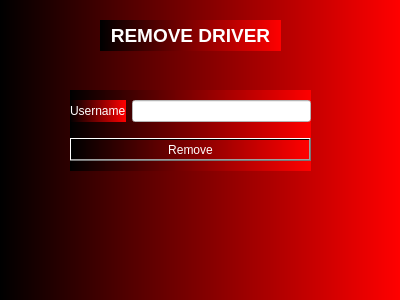
<?xml version="1.0" encoding="UTF-8"?>
<ui version="4.0">
 <class>adminRemoveDriver</class>
 <widget class="QDialog" name="adminRemoveDriver">
  <property name="geometry">
   <rect>
    <x>0</x>
    <y>0</y>
    <width>400</width>
    <height>300</height>
   </rect>
  </property>
  <property name="windowTitle">
   <string>Dialog</string>
  </property>
  <property name="styleSheet">
   <string notr="true">font: 8pt &quot;MS Reference Sans Serif&quot;;
background-color: qlineargradient(spread:pad, x1:0, y1:0, x2:1, y2:0, stop:0 rgba(0, 0, 0), stop:1 rgba(255, 0, 0));
color: rgb(255, 255, 255);</string>
  </property>
  <widget class="QWidget" name="layoutWidget">
   <property name="geometry">
    <rect>
     <x>70</x>
     <y>90</y>
     <width>241</width>
     <height>81</height>
    </rect>
   </property>
   <layout class="QVBoxLayout" name="verticalLayout">
    <item>
     <layout class="QHBoxLayout" name="horizontalLayout">
      <item>
       <widget class="QLabel" name="label">
        <property name="text">
         <string>Username</string>
        </property>
       </widget>
      </item>
      <item>
       <widget class="QLineEdit" name="lineEdit_Username">
        <property name="styleSheet">
         <string notr="true">background-color: rgb(255, 255, 255);
color: rgb(0, 0, 0);</string>
        </property>
       </widget>
      </item>
     </layout>
    </item>
    <item>
     <widget class="QPushButton" name="pushButton_Remove">
      <property name="text">
       <string>Remove</string>
      </property>
     </widget>
    </item>
   </layout>
  </widget>
  <widget class="QLabel" name="label_2">
   <property name="geometry">
    <rect>
     <x>100</x>
     <y>20</y>
     <width>181</width>
     <height>31</height>
    </rect>
   </property>
   <property name="text">
    <string>&lt;html&gt;&lt;head/&gt;&lt;body&gt;&lt;p align=&quot;center&quot;&gt;&lt;span style=&quot; font-size:14pt; font-weight:600;&quot;&gt;REMOVE DRIVER&lt;/span&gt;&lt;/p&gt;&lt;/body&gt;&lt;/html&gt;</string>
   </property>
  </widget>
 </widget>
 <resources/>
 <connections/>
</ui>
